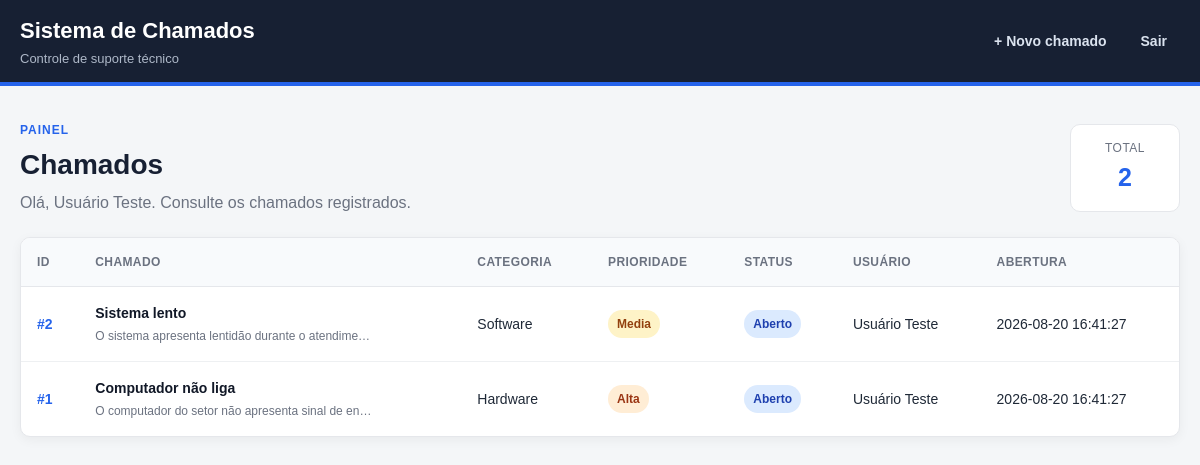
Page /chamados (signed in) on the committed database.
### tables this page shows
CREATE TABLE usuario (
    id INTEGER PRIMARY KEY AUTOINCREMENT,
    nome TEXT NOT NULL,
    email TEXT NOT NULL UNIQUE,
    senha TEXT NOT NULL,
    perfil TEXT NOT NULL DEFAULT 'usuario'
        CHECK (perfil IN ('usuario', 'analista'))
);

CREATE TABLE chamado (
    id INTEGER PRIMARY KEY AUTOINCREMENT,
    titulo TEXT NOT NULL,
    descricao TEXT NOT NULL,
    prioridade TEXT NOT NULL
        CHECK (prioridade IN ('Baixa', 'Media', 'Alta', 'Critica')),
    status TEXT NOT NULL DEFAULT 'Aberto'
        CHECK (status IN ('Aberto', 'Em andamento', 'Resolvido', 'Fechado')),
    data_abertura TEXT NOT NULL DEFAULT CURRENT_TIMESTAMP,
    data_fechamento TEXT,
    usuario_id INTEGER NOT NULL,
    categoria_id INTEGER NOT NULL,
    FOREIGN KEY (usuario_id) REFERENCES usuario(id),
    FOREIGN KEY (categoria_id) REFERENCES categoria(id)
);

CREATE TABLE categoria (
    id INTEGER PRIMARY KEY AUTOINCREMENT,
    nome TEXT NOT NULL UNIQUE
);

### app.py (the view)
@app.route("/chamados")
@login_required
def chamados():
    connection = get_db_connection()
    if session["usuario_perfil"] == "analista":
        chamados = connection.execute(
            """
            SELECT
                chamado.id,
                chamado.titulo,
                chamado.descricao,
                chamado.prioridade,
                chamado.status,
                chamado.data_abertura,
                usuario.nome AS usuario,
                categoria.nome AS categoria
            FROM chamado

            INNER JOIN usuario
                ON chamado.usuario_id = usuario.id

            INNER JOIN categoria
                ON chamado.categoria_id = categoria.id

            ORDER BY chamado.id DESC
            """
        ).fetchall()
    else:
        chamados = connection.execute(
            """
            SELECT
                chamado.id,
                chamado.titulo,
                chamado.descricao,
                chamado.prioridade,
                chamado.status,
                chamado.data_abertura,
                usuario.nome AS usuario,
                categoria.nome AS categoria
            FROM chamado

            INNER JOIN usuario
                ON chamado.usuario_id = usuario.id

            INNER JOIN categoria
                ON chamado.categoria_id = categoria.id

            WHERE chamado.usuario_id = ?

            ORDER BY chamado.id DESC
            """,
            (session["usuario_id"],)
        ).fetchall()
    connection.close()
    return render_template(
        "chamados.html",
        chamados=chamados
    )

### app.py (called while the page is built)
def login_required(view):
    @wraps(view)
    def wrapped_view(*args, **kwargs):
        if "usuario_id" not in session:
            return redirect(url_for("login"))
        return view(*args, **kwargs)
    return wrapped_view

### database.py (called while the page is built)
def get_db_connection():
    connection = sqlite3.connect(DATABASE)
    connection.row_factory = sqlite3.Row
    connection.execute("PRAGMA foreign_keys = ON")
    return connection

### templates/chamados.html (shortened to what this page needs)
<!DOCTYPE html>
<html lang="pt-BR">
<head>
    <link
        rel="stylesheet"
        href="{{ url_for('static', filename='css/style.css') }}"
    >
</head>
<body>
    <header class="topbar">
        <div class="container topbar-content">
            <div>
                <h1>Sistema de Chamados</h1>
                <p>Controle de suporte técnico</p>
            </div>
            <nav class="nav-menu">
                <a href="{{ url_for('chamado') }}">
                    + Novo chamado
                </a>
                <a href="{{ url_for('logout') }}">
                    Sair
                </a>
            </nav>
        </div>
    </header>
    <main class="container">
        <section class="page-header">
            <div>
                <span class="page-label">PAINEL</span>
                <h2>Chamados</h2>
                <p>
                    Olá, {{ session["usuario_nome"] }}.
                    Consulte os chamados registrados.
                </p>
            </div>
            <div class="total-card">
                <span>Total</span>
                <strong>{{ chamados|length }}</strong>
            </div>
        </section>
        <section class="card">
            {% if chamados %}
                <div class="table-container">
                    <table>
                        <thead>
                            <tr>
                                <th>ID</th>
                                <th>Chamado</th>
                                <th>Categoria</th>
                                <th>Prioridade</th>
                                <th>Status</th>
                                <th>Usuário</th>
                                <th>Abertura</th>
                            </tr>
                        </thead>
                        <tbody>
                            {% for chamado in chamados %}
                                <tr>
                                    <td>
                                        <a
                                            href="{{ url_for('detalhes_chamado', chamado_id=chamado.id) }}"
                                            class="ticket-id">
                                            #{{ chamado.id }}
                                        </a>
                                    </td>
                                    <td>
                                        <div class="ticket-title">
                                            {{ chamado.titulo }}
                                        </div>
                                        <div class="ticket-description">
                                            {{ chamado.descricao }}
                                        </div>
                                    </td>
                                    <td>
                                        {{ chamado.categoria }}
                                    </td>
                                    <td>
                                        <span class="badge priority-{{ chamado.prioridade|lower }}">
                                            {{ chamado.prioridade }}
                                        </span>
                                    </td>
                                    <td>
                                        <span class="badge status-{{ chamado.status|lower|replace(' ', '-') }}">
                                            {{ chamado.status }}
                                        </span>
                                    </td>
                                    <td>
                                        {{ chamado.usuario }}
                                    </td>
                                    <td>
                                        {{ chamado.data_abertura }}
                                    </td>
                                </tr>
                            {% endfor %}
                        </tbody>
                    </table>
                </div>
            {% endif %}
        </section>
    </main>
</body>
</html>

### static/css/style.css (style rules this page uses)
* { margin: 0; padding: 0; box-sizing: border-box; }
body { font-family: Arial, Helvetica, sans-serif; background: #f4f6f8; color: #1f2937; line-height: 1.5; }
a { text-decoration: none; }
.container { width: min(1200px, calc(100% - 40px)); margin: 0 auto; }
.topbar { background: #172033; color: white; border-bottom: 4px solid #2563eb; }
.topbar-content { min-height: 82px; display: flex; align-items: center; justify-content: space-between; gap: 20px; }
.topbar h1 { font-size: 22px; font-weight: 700; }
.topbar p { margin-top: 2px; color: #aeb8c8; font-size: 13px; }
.page-header { display: flex; justify-content: space-between; align-items: center; gap: 20px; margin: 35px 0 22px; }
.page-label { display: block; margin-bottom: 5px; color: #2563eb; font-size: 12px; font-weight: 700; letter-spacing: 1px; }
.page-header h2 { font-size: 28px; color: #172033; }
.page-header p { margin-top: 5px; color: #6b7280; }
.card { background: white; border: 1px solid #e5e7eb; border-radius: 10px; box-shadow: 0 3px 12px rgba(0, 0, 0, 0.05); overflow: hidden; }
.total-card { min-width: 110px; padding: 14px 20px; text-align: center; background: white; border: 1px solid #e5e7eb; border-radius: 10px; }
.total-card span { display: block; color: #6b7280; font-size: 12px; text-transform: uppercase; letter-spacing: 0.5px; }
.total-card strong { display: block; margin-top: 2px; color: #2563eb; font-size: 25px; }
.table-container { width: 100%; overflow-x: auto; }
table { width: 100%; border-collapse: collapse; min-width: 900px; }
thead { background: #f8fafc; }
th { padding: 15px 16px; text-align: left; color: #6b7280; border-bottom: 1px solid #e5e7eb; font-size: 12px; text-transform: uppercase; letter-spacing: 0.4px; }
td { padding: 16px; border-bottom: 1px solid #eef0f2; font-size: 14px; vertical-align: middle; }
tbody tr:last-child td { border-bottom: 0; }
.ticket-id { color: #2563eb; font-weight: 700; }
.ticket-title { color: #111827; font-weight: 600; }
.ticket-description { max-width: 280px; margin-top: 3px; overflow: hidden; color: #6b7280; font-size: 12px; text-overflow: ellipsis; white-space: nowrap; }
.badge { display: inline-flex; align-items: center; padding: 5px 9px; border-radius: 20px; font-size: 12px; font-weight: 600; white-space: nowrap; }
.priority-media { background: #fef3c7; color: #92400e; }
.priority-alta { background: #ffedd5; color: #9a3412; }
.status-aberto { background: #dbeafe; color: #1e40af; }
.nav-menu { display: flex; align-items: center; gap: 8px; }
.nav-menu a { padding: 9px 13px; border-radius: 6px; color: #dbe3ef; font-size: 14px; font-weight: 600; transition: 0.2s; }

### rows in the picture
usuario: usuario_nome "Usuário Teste"
chamado: id "2", titulo "Sistema lento", descricao "O sistema apresenta lentidão durante o atendime…", categoria "Software", prioridade "Media", status "Aberto", usuario "Usuário Teste", data_abertura "2026-08-20 16:41:27"
chamado: id "1", titulo "Computador não liga", descricao "O computador do setor não apresenta sinal de en…", categoria "Hardware", prioridade "Alta", status "Aberto", usuario "Usuário Teste", data_abertura "2026-08-20 16:41:27"

### other values in the picture
{{ chamados|length }} "2"
